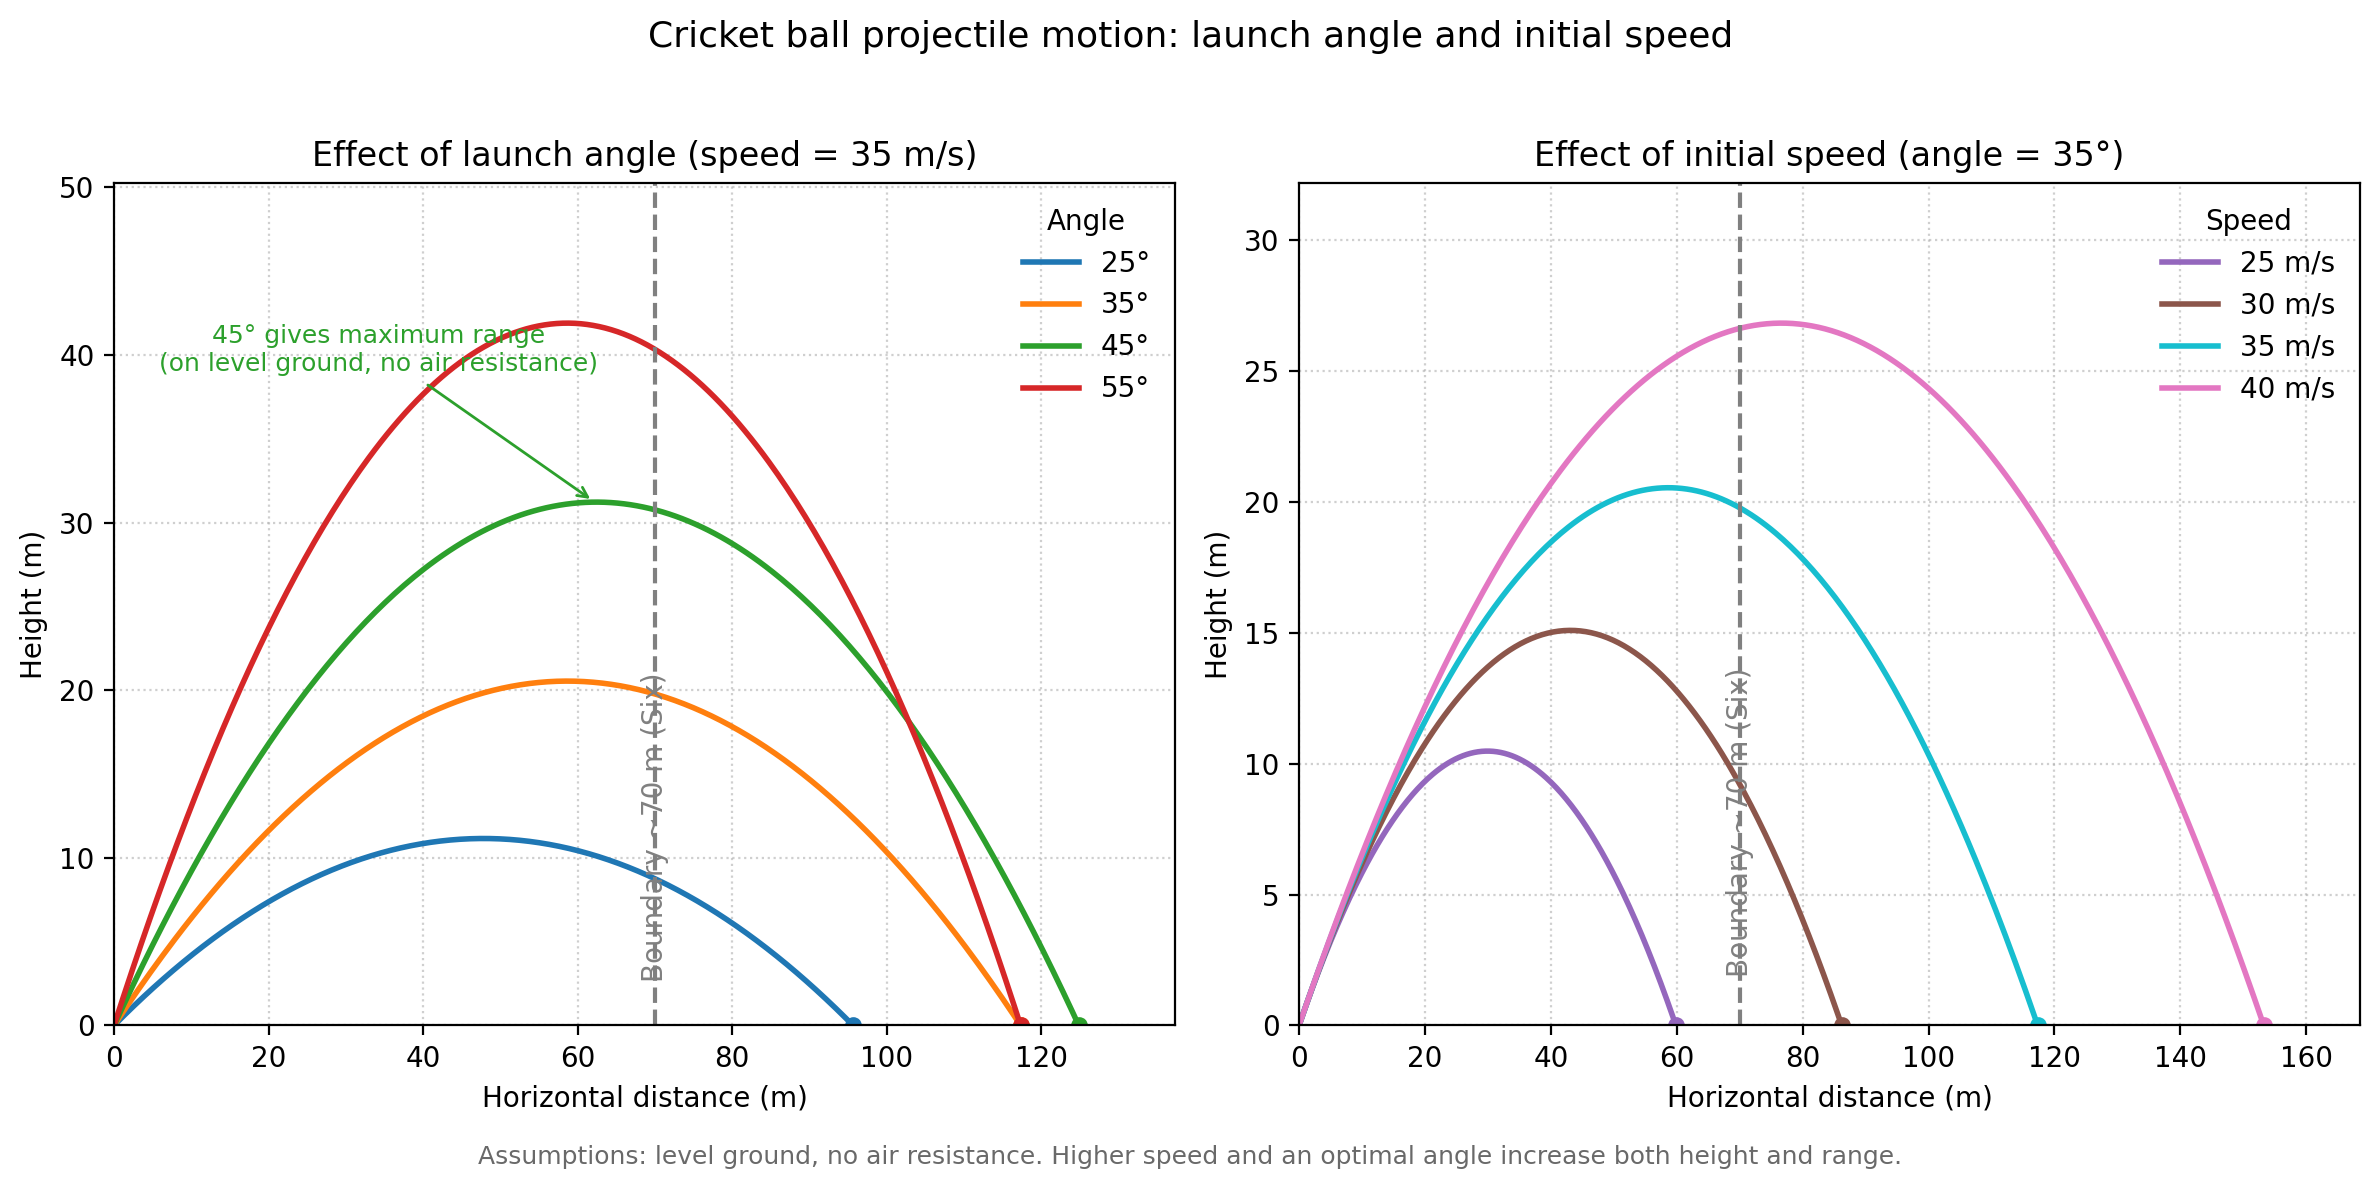

The Python source for this figure:
import numpy as np
import matplotlib.pyplot as plt

# Parameters
g = 9.81  # m/s^2
boundary_distance = 70  # meters (typical boundary distance for a six)


def trajectory(v0, angle_deg, g=9.81, num=300):
    theta = np.radians(angle_deg)
    t_flight = 2 * v0 * np.sin(theta) / g
    t = np.linspace(0, t_flight, num)
    x = v0 * np.cos(theta) * t
    y = v0 * np.sin(theta) * t - 0.5 * g * t**2
    return x, y


# Figure setup
plt.figure(figsize=(12, 5.5))

# Left subplot: Vary launch angle at fixed speed
ax1 = plt.subplot(1, 2, 1)
v0_fixed = 35  # m/s
angles = [25, 35, 45, 55]
colors = ["#1f77b4", "#ff7f0e", "#2ca02c", "#d62728"]
max_x1 = 0
max_y1 = 0
for ang, c in zip(angles, colors):
    x, y = trajectory(v0_fixed, ang, g)
    ax1.plot(x, y, label=f"{ang}°", color=c, lw=2)
    ax1.plot(x[-1], y[-1], marker='o', color=c, ms=5)
    max_x1 = max(max_x1, x[-1])
    max_y1 = max(max_y1, y.max())

# Boundary marker
ax1.axvline(boundary_distance, color='gray', ls='--', lw=1.5)
ax1.text(boundary_distance, max_y1 * 0.05 + 0.5, "Boundary ~70 m (Six)", rotation=90,
         va='bottom', ha='center', color='gray')

# Ground line
ax1.axhline(0, color='k', lw=1)

# Annotation for 45° maximum range (on level ground, no air resistance)
x45, y45 = trajectory(v0_fixed, 45, g)
i_apex = np.argmax(y45)
ax1.annotate("45° gives maximum range\n(on level ground, no air resistance)",
             xy=(x45[i_apex], y45[i_apex]), xytext=(x45[i_apex] * 0.55, y45[i_apex] * 1.25),
             arrowprops=dict(arrowstyle='->', color='#2ca02c'),
             fontsize=9, color='#2ca02c', ha='center')

ax1.set_title(f"Effect of launch angle (speed = {v0_fixed} m/s)")
ax1.set_xlabel("Horizontal distance (m)")
ax1.set_ylabel("Height (m)")
ax1.grid(True, ls=':', alpha=0.6)
ax1.legend(title="Angle", frameon=False)
ax1.set_xlim(0, max_x1 * 1.1)
ax1.set_ylim(0, max_y1 * 1.2)

# Right subplot: Vary initial speed at fixed angle
ax2 = plt.subplot(1, 2, 2)
angle_fixed = 35  # degrees
speeds = [25, 30, 35, 40]  # m/s
colors2 = ["#9467bd", "#8c564b", "#17becf", "#e377c2"]
max_x2 = 0
max_y2 = 0
for v, c in zip(speeds, colors2):
    x, y = trajectory(v, angle_fixed, g)
    ax2.plot(x, y, label=f"{v} m/s", color=c, lw=2)
    ax2.plot(x[-1], y[-1], marker='o', color=c, ms=5)
    max_x2 = max(max_x2, x[-1])
    max_y2 = max(max_y2, y.max())

# Boundary marker
ax2.axvline(boundary_distance, color='gray', ls='--', lw=1.5)
ax2.text(boundary_distance, max_y2 * 0.05 + 0.5, "Boundary ~70 m (Six)", rotation=90,
         va='bottom', ha='center', color='gray')

# Ground line
ax2.axhline(0, color='k', lw=1)

ax2.set_title(f"Effect of initial speed (angle = {angle_fixed}°)")
ax2.set_xlabel("Horizontal distance (m)")
ax2.set_ylabel("Height (m)")
ax2.grid(True, ls=':', alpha=0.6)
ax2.legend(title="Speed", frameon=False)
ax2.set_xlim(0, max_x2 * 1.1)
ax2.set_ylim(0, max_y2 * 1.2)

# Suptitle and note
plt.suptitle("Cricket ball projectile motion: launch angle and initial speed", y=1.02, fontsize=13)
plt.figtext(0.5, -0.02,
            "Assumptions: level ground, no air resistance. Higher speed and an optimal angle increase both height and range.",
            ha='center', fontsize=9, color='dimgray')

plt.tight_layout()
plt.savefig("cricket_projectile_angle_velocity.png", dpi=200, bbox_inches='tight')
print("Saved figure: cricket_projectile_angle_velocity.png")
